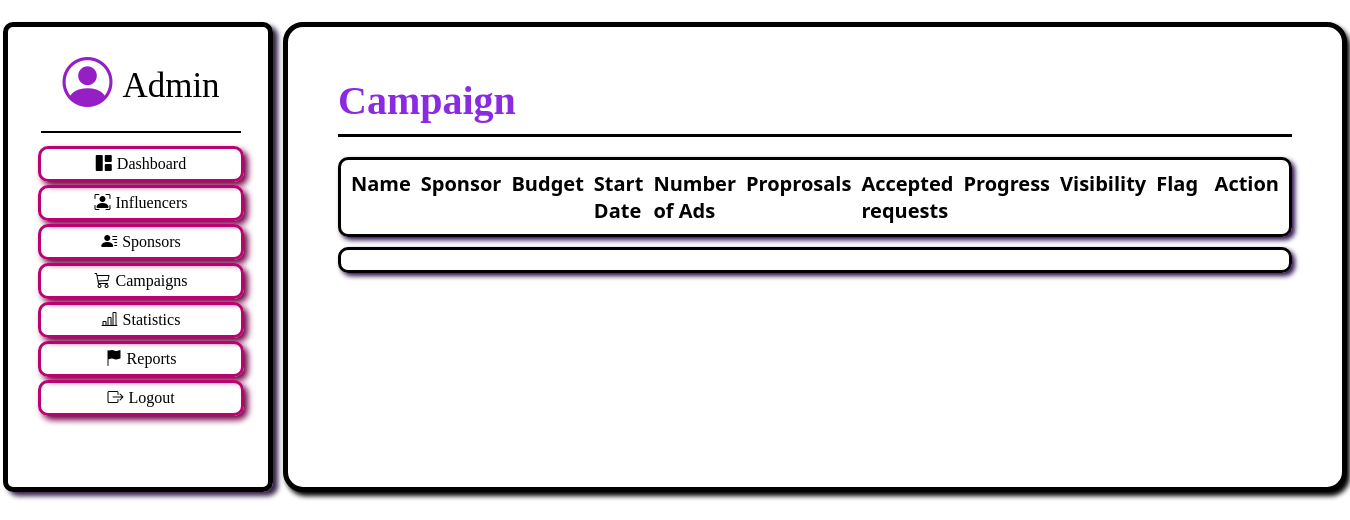
/admin/Campaigns, run on an earlier commit of the app's database.
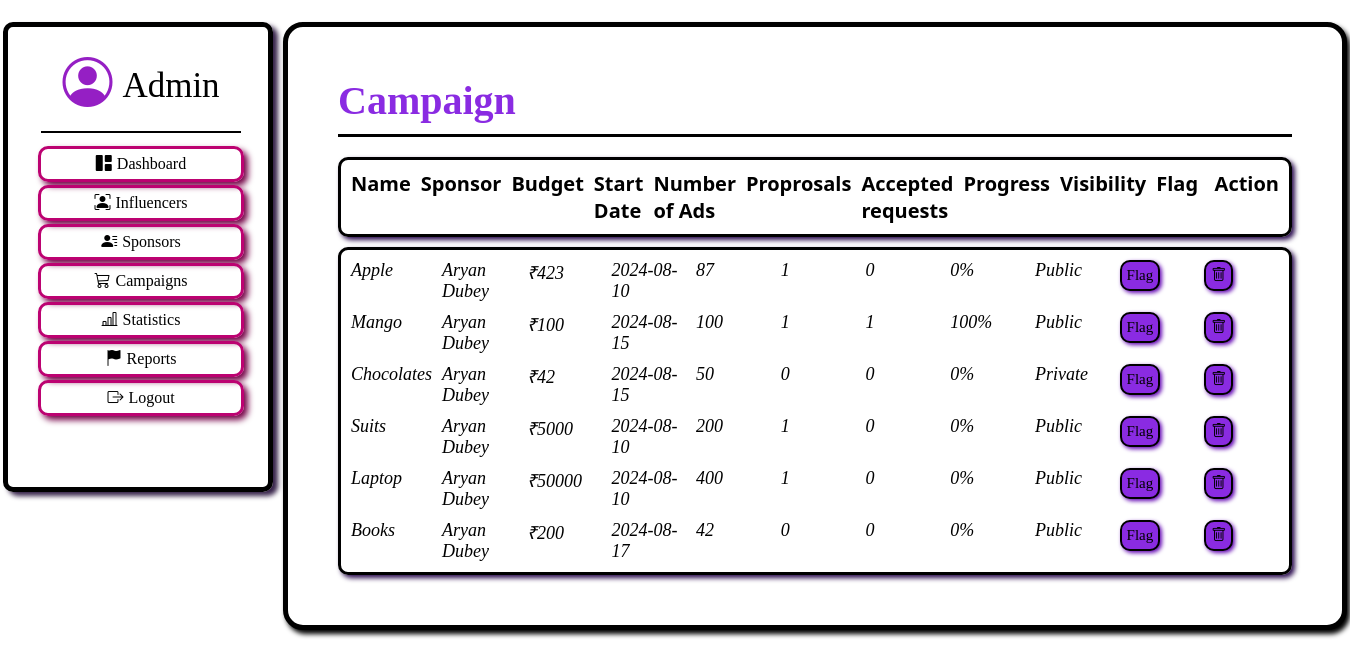
And on a later commit of the database.
### application/Models.py (models this page shows)
class Product(db.Model):
    __tablename__ = 'Product'
    id = db.Column(db.Integer, primary_key=True)
    name = db.Column(db.String(200), nullable=False)
    description = db.Column(db.Text, nullable=False)
    category = db.Column(db.String(100), nullable=True)
    niche = db.Column(db.String(100), nullable=True)
    price = db.Column(db.Integer, nullable=False)
    start = db.Column(db.Date, nullable=False)
    end = db.Column(db.Date, nullable=False)
    Ads=db.Column(db.Integer,nullable=True)
    CompletedAd=db.Column(db.Integer,nullable=True)
    visibility=db.Column(db.String, default='Private')
    flag=db.Column(db.Boolean, default=False)
    flagCount=db.Column(db.Integer, default=0)
    sponsor_id = db.Column(db.Integer, db.ForeignKey('Sponsor.id'), nullable=False)
    users = db.relationship('User', secondary='userproduct', backref='product')

class Sponsor(db.Model):
    __tablename__ = 'Sponsor'
    id = db.Column(db.Integer, primary_key=True)
    fullname = db.Column(db.String(200), unique=True, nullable=False)
    username = db.Column(db.String(200), unique=True, nullable=False)
    email = db.Column(db.String(200), unique=True, nullable=False)
    password = db.Column(db.String(100), nullable=False)
    products = db.relationship('Product', backref='Sponsor', lazy=True)
    flag=db.Column(db.Boolean, default=False)
    flagCount=db.Column(db.Integer, default=0)

### application/AdminController.py (the view, shortened to what this page needs)
@app.route('/admin/Campaigns',methods=['GET','POST'])
def adminCamp():
    products=Product.query.all()
    ads={}
    accepted={}
    sponsor={}
    progress={}
    for product in products:
        ads[product.id]=UserProduct.query.filter_by(productID=product.id).count()
        accepted[product.id]=UserProduct.query.filter(UserProduct.productID==product.id, UserProduct.status.in_(['Accepted','Completed'])).count()
        sp=Sponsor.query.get(product.sponsor_id)
        sponsor[product.id]=sp.fullname
        pg=UserProduct.query.filter_by(productID=product.id).first()
        progress[product.id]=pg.progress if pg else 0
    return render_template("adminCamp.html",products=products,ads=ads,accepted=accepted,sponsor=sponsor,progress=progress)

### templates/adminCamp.html (shortened to what this page needs)
<!DOCTYPE html>
<html lang="en">
<head>
    <link rel="stylesheet" href="https://cdnjs.cloudflare.com/ajax/libs/bootstrap-icons/1.9.1/font/bootstrap-icons.min.css">
</head>
<body>
    <div class="box">
        <div class="side-box">
            <div class="head">
                <i class="bi bi-person-circle"></i>
                <span class="text-a">Admin</span>
            </div>
            <div class="line"></div>
            <div class="column">
                <i class="bi bi-grid-1x2-fill"></i>
                <a href="{{url_for('admin')}}"> Dashboard</a>
            </div>
            <div class="column">
                <i class="bi bi-person-bounding-box"></i>
                <a href="{{url_for('adminInflu')}}"> Influencers</a>
            </div>
            <div class="column">
                <i class="bi bi-person-lines-fill"></i>
                <a href="{{url_for('adminSpo')}}">Sponsors</a>
            </div>
            <div class="column">
                <i class="bi bi-cart3"></i>
                <a href="{{url_for('adminCamp')}}">Campaigns</a>
            </div>
            <div class="column">
                <i class="bi bi-bar-chart-line"></i>
                <a href="{{url_for('adminStat')}}">Statistics</a>
            </div>
            <div class="column">
                <i class="bi bi-flag-fill"></i>
                <a href="{{url_for('adminReport')}}">Reports</a>
            </div>
            <div class="column">
                <i class="bi bi-box-arrow-right"></i>
                <a href="{{url_for('logout')}}">Logout</a>
            </div>
        </div>
        <div class="main-box">
            <span class="title">Campaign</span>
            <div class="line1"></div>
            <div class="rect">
                <div class="i">Name</div>
                <div class="i">Sponsor</div>
                <div class="i">Budget</div>
                <div class="i">Start Date</div>
                <div class="i">Number of Ads</div>
                <div class="i">Proprosals</div>
                <div class="i">Accepted requests</div>
                <div class="i">Progress</div>
                <div class="i">Visibility</div>
                <div class="i">Flag</div>
                <div class="i">Action</div>
            </div>
            <div class="rect1">
                {% for product in products %}
                    <div class="i">{{product.name}} </div>
                    <div class="i">{{sponsor[product.id]}}</div>
                    <div class="i">₹{{product.price}}</div>
                    <div class="i">{{product.start}}</div>
                    <div class="i">{{product.Ads}}</div>
                    <div class="i">{{ads[product.id]}}</div>
                    <div class="i">{{accepted[product.id]}}</div>
                    <div class="i">{{progress[product.id]}}%</div>
                    <div class="i">{{product.visibility}}</div>
                    <div class="i">
                        <form method="POST">
                            {% if product.flag==True %}
                                <button type="submit" class="flag" name="unflag" value="unflag">Unflag</button>
                            {% elif product.flag==False %}
                                <button type="submit" class="flag" name="flag" value="flag">Flag</button>
                            {% endif %}
                        </form>
                    </div>
                    <div class="i">
                        <form method="POST">
                            <button type="submit" class="flag" name="delete" value="delete"><i class="bi bi-trash"></i>
                            </button>
                        </form>
                    </div>
                {% endfor %}
            </div>
        </div>
    </div>
</body>
</html>

What changed in the data, as far as the page shows it:
added Product: name "Apple", price "423", start "2024-08-10", Ads "87", id "1", accepted "0", progress "0", visibility "Public", flag "Flag"
added Sponsor: fullname "Aryan Dubey"
added Product: name "Mango", price "100", start "2024-08-15", Ads "100", sponsor "1", progress "100", visibility "Public", flag "Flag"
added Product: name "Chocolates", price "42", start "2024-08-15", Ads "50", ads "0", accepted "0", progress "0", visibility "Private", flag "Flag"
added Product: name "Suits", price "5000", start "2024-08-10", Ads "200", sponsor "1", accepted "0", progress "0", visibility "Public", flag "Flag"
added Product: name "Laptop", price "50000", start "2024-08-10", Ads "400", sponsor "1", accepted "0", progress "0", visibility "Public", flag "Flag"
added Product: name "Books", price "200", start "2024-08-17", Ads "42", ads "0", accepted "0", progress "0", visibility "Public", flag "Flag"
